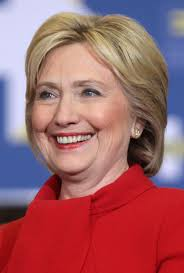
#> input picture Student_folder/images/Hillary.jpg, 184 x 273 px, given in place of the camera
$ python Drawing.py
#> lines starting #> are read from the running program, lines starting #| are printed output that depends on the picture; after the words box and inside, x2 and y2 are one past the last pixel; in counts of white or black regions, pixels touching at a corner belong together
#> further down, frame is the input picture: shape (273, 184, 3); mean B, G, R 104.2, 98.1, 159.7
# Drawing.py

# CSCI-509 - AI & Computer Vision | Summer 2022 | USC Upstate
# Tue. 06/07/2022
# Trevor Reynen

# Draw the picture using pencil effects.


# Imports.
import cv2


# Initialize camera.
cap = cv2.VideoCapture(0)

# This is the function to process the image.
def sketch(image):
    # Convert image to grayscale. Gaussian Blur needs a gray image.
    image_gray = cv2.cvtColor(image, cv2.COLOR_BGR2GRAY)
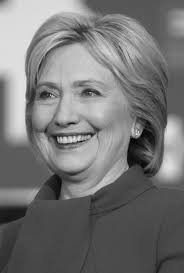
#> image_gray: shape (273, 184); min 3, max 237, mean 117.2

    # Smooth image by removing the noise using Gaussian Blur.
    img_gray_blur = cv2.GaussianBlur(image_gray, (5, 5), 0)

    # Extract edges using Canny.
    canny_edges = cv2.Canny(img_gray_blur, 5, 100)
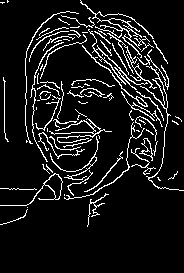
#> canny_edges: shape (273, 184); 9.2% white in thin lines or dots, all inside (x1, y1, x2, y2) = (0, 0, 184, 227)

    # Invert black to white and white to black.
    ret, mask = cv2.threshold(canny_edges, 10, 255, cv2.THRESH_BINARY_INV)

    # Produce mirror image.
    mask = cv2.flip(mask, 1)
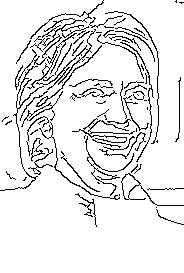
#> mask: shape (273, 184); 90.8% white; black in thin lines or dots, all inside (x1, y1, x2, y2) = (0, 0, 184, 227)

    #return image
    #return image_gray
    #return img_gray_blur
    return canny_edges
    #return mask


# Use while loop to continuously pull the image from webcam using cap.read().
while True:
    # Ret tells you whether you are successful. Frame is your live image.
    ret, frame = cap.read()

    cv2.imshow('Original Image', frame)
    cv2.imshow('Live Drawing', sketch(frame))

    if cv2.waitKey(1) == 13:  # 13 is the Enter key.
#> (key Esc is pressed here)
        break

cap.release()
cv2.destroyAllWindows()

$ run again, on Student_folder/images/Trev.jpg
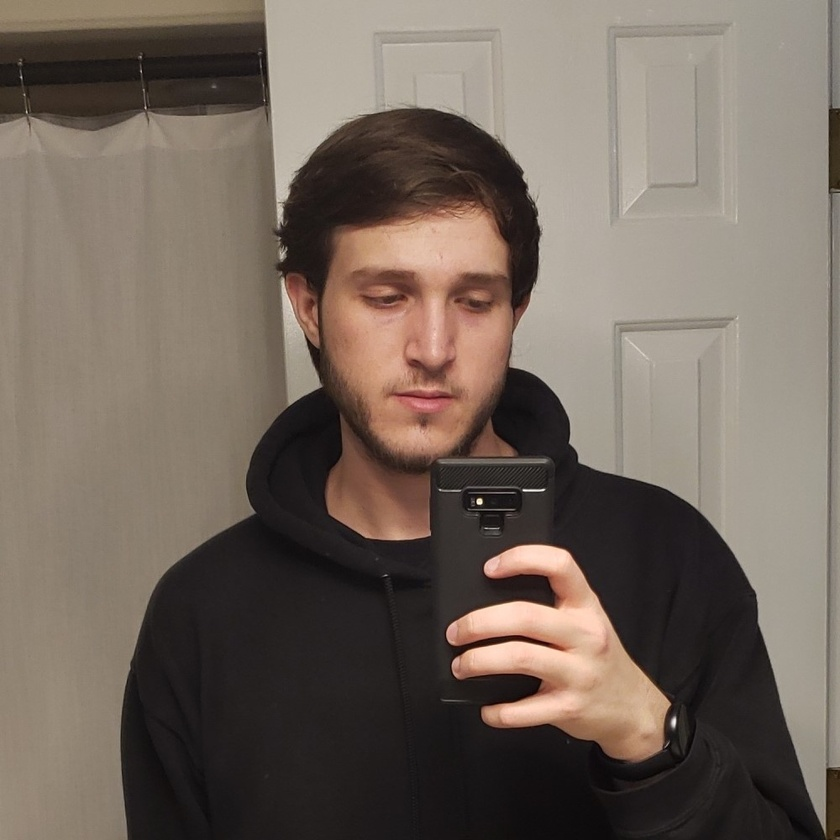
#> input picture Student_folder/images/Trev.jpg, 840 x 840 px, shrunk from 1000 x 1000 before the run, given in place of the camera
#> frame is the input picture: shape (840, 840, 3); mean B, G, R 92.3, 102.2, 114.3
#> in sketch, `canny_edges = cv2.Canny(img_gray_blur, 5, 100)`:
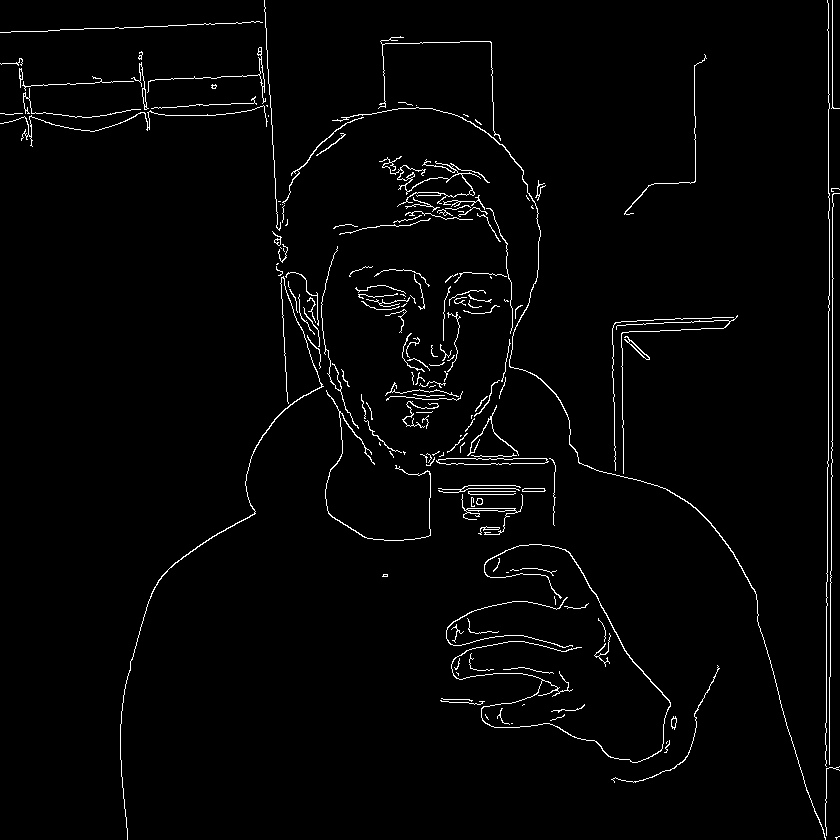
#> canny_edges: shape (840, 840); 2.2% white in thin lines or dots
#> in sketch, `mask = cv2.flip(mask, 1)`:
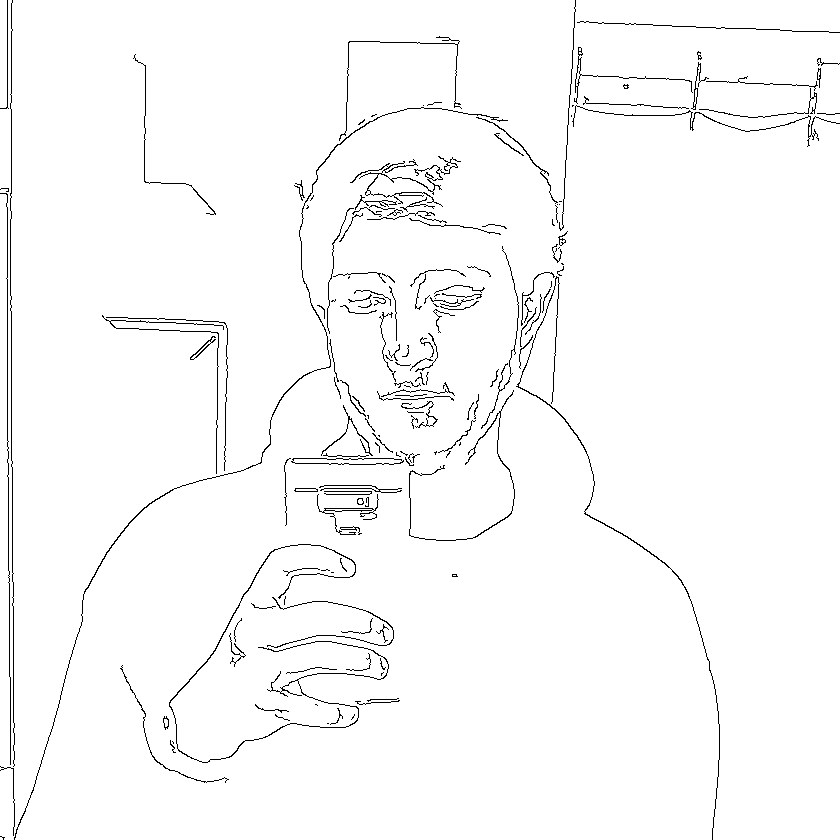
#> mask: shape (840, 840); 97.8% white; black in thin lines or dots

$ run again, on Student_folder/images/Trump.jpg
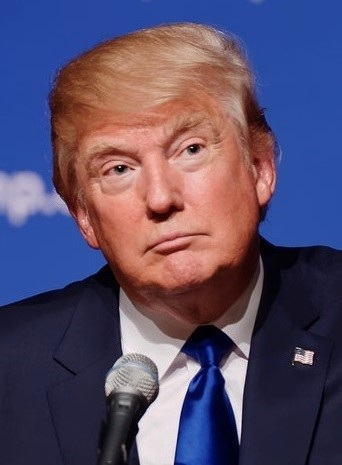
#> input picture Student_folder/images/Trump.jpg, 342 x 465 px, given in place of the camera
#> frame is the input picture: shape (465, 342, 3); mean B, G, R 104.9, 77.8, 89.5
#> in sketch, `canny_edges = cv2.Canny(img_gray_blur, 5, 100)`:
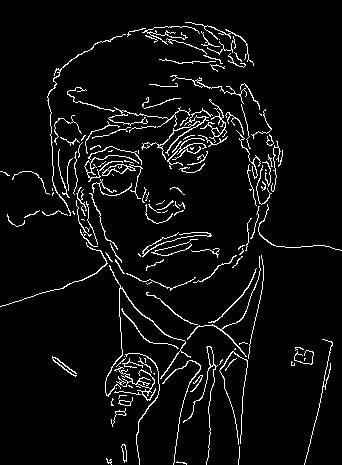
#> canny_edges: shape (465, 342); 5.3% white in thin lines or dots
#> in sketch, `mask = cv2.flip(mask, 1)`:
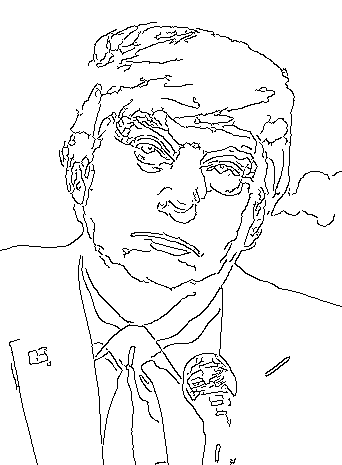
#> mask: shape (465, 342); 94.7% white; black in thin lines or dots
